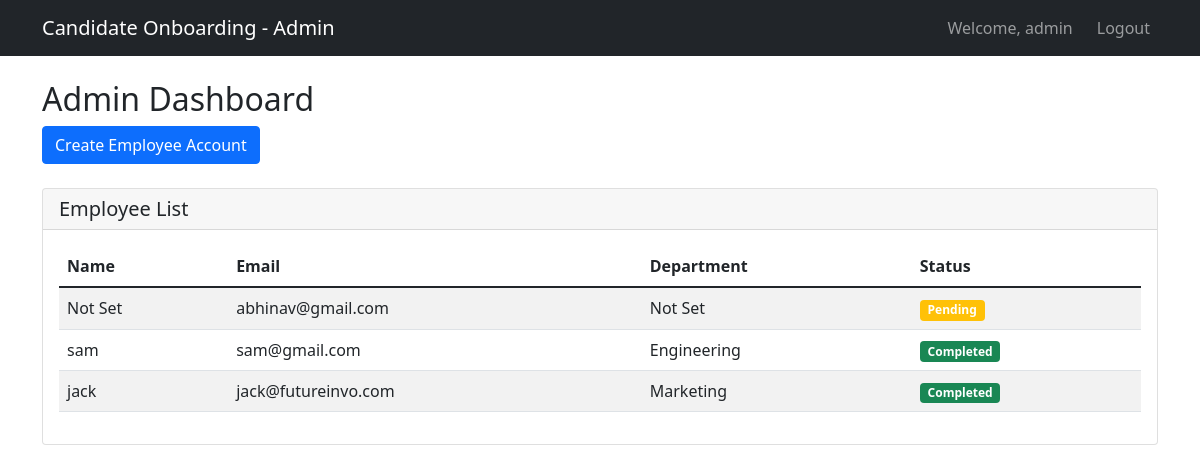
The app's page /admin/dashboard (signed in) with its own data.
### app.py (models this page shows)
class User(db.Model, UserMixin):
    id = db.Column(db.Integer, primary_key=True)
    username = db.Column(db.String(150), unique=True, nullable=False)
    password = db.Column(db.String(200), nullable=False)
    is_admin = db.Column(db.Boolean, default=False)
    is_active = db.Column(db.Boolean, default=True)

class Employee(db.Model):
    id = db.Column(db.Integer, primary_key=True)
    user_id = db.Column(db.Integer, db.ForeignKey("user.id"), nullable=False)
    name = db.Column(db.String(150))
    email = db.Column(db.String(150), unique=True)
    department = db.Column(db.String(100))
    is_submitted = db.Column(db.Boolean, default=False)

### app.py (the view)
@app.route("/admin/dashboard")
@login_required
def admin_dashboard():
    if not current_user.is_admin:
        flash("Unauthorized access.", "error")
        return redirect(url_for("dashboard"))
    employees = Employee.query.all()
    return render_template("admin_dashboard.html", employees=employees)

### app.py (called while the page is built)
@login_manager.user_loader
def load_user(user_id):
    return User.query.get(int(user_id))

### templates/admin_dashboard.html (shortened to what this page needs)
<!DOCTYPE html>
<html lang="en">
<head>
    <link href="https://cdn.jsdelivr.net/npm/bootstrap@5.1.3/dist/css/bootstrap.min.css" rel="stylesheet">
</head>
<body>
    <nav class="navbar navbar-expand-lg navbar-dark bg-dark">
        <div class="container">
            <a class="navbar-brand" href="{{ url_for('admin_dashboard') }}">Candidate Onboarding - Admin</a>
            <div class="navbar-nav ms-auto">
                <span class="navbar-text me-3">Welcome, {{ current_user.username }}</span>
                <a class="nav-link" href="{{ url_for('logout') }}">Logout</a>
            </div>
        </div>
    </nav>
    <div class="container mt-4">
        <h2>Admin Dashboard</h2>
        <div class="mb-4">
            <a href="{{ url_for('create_employee') }}" class="btn btn-primary">
                Create Employee Account
            </a>
        </div>
        <div class="card mt-4">
            <div class="card-header">
                <h5 class="mb-0">Employee List</h5>
            </div>
            <div class="card-body">
                <div class="table-responsive">
                    <table class="table table-striped">
                        <thead>
                            <tr>
                                <th>Name</th>
                                <th>Email</th>
                                <th>Department</th>
                                <th>Status</th>
                            </tr>
                        </thead>
                        <tbody>
                            {% for employee in employees %}
                            <tr>
                                <td>{{ employee.name or 'Not Set' }}</td>
                                <td>{{ employee.email }}</td>
                                <td>{{ employee.department or 'Not Set' }}</td>
                                <td>
                                    {% if employee.is_submitted %}
                                        <span class="badge bg-success">Completed</span>
                                    {% else %}
                                        <span class="badge bg-warning">Pending</span>
                                    {% endif %}
                                </td>
                            </tr>
                            {% endfor %}
                        </tbody>
                    </table>
                </div>
            </div>
        </div>
    </div>
</body>
</html>

### records on screen
User: username "admin"
Employee: name "Not Set", email "abhinav@gmail.com", department "Not Set", is_submitted "Pending"
Employee: name "sam", email "sam@gmail.com", department "Engineering", is_submitted "Completed"
Employee: name "jack", email "jack@futureinvo.com", department "Marketing", is_submitted "Completed"
